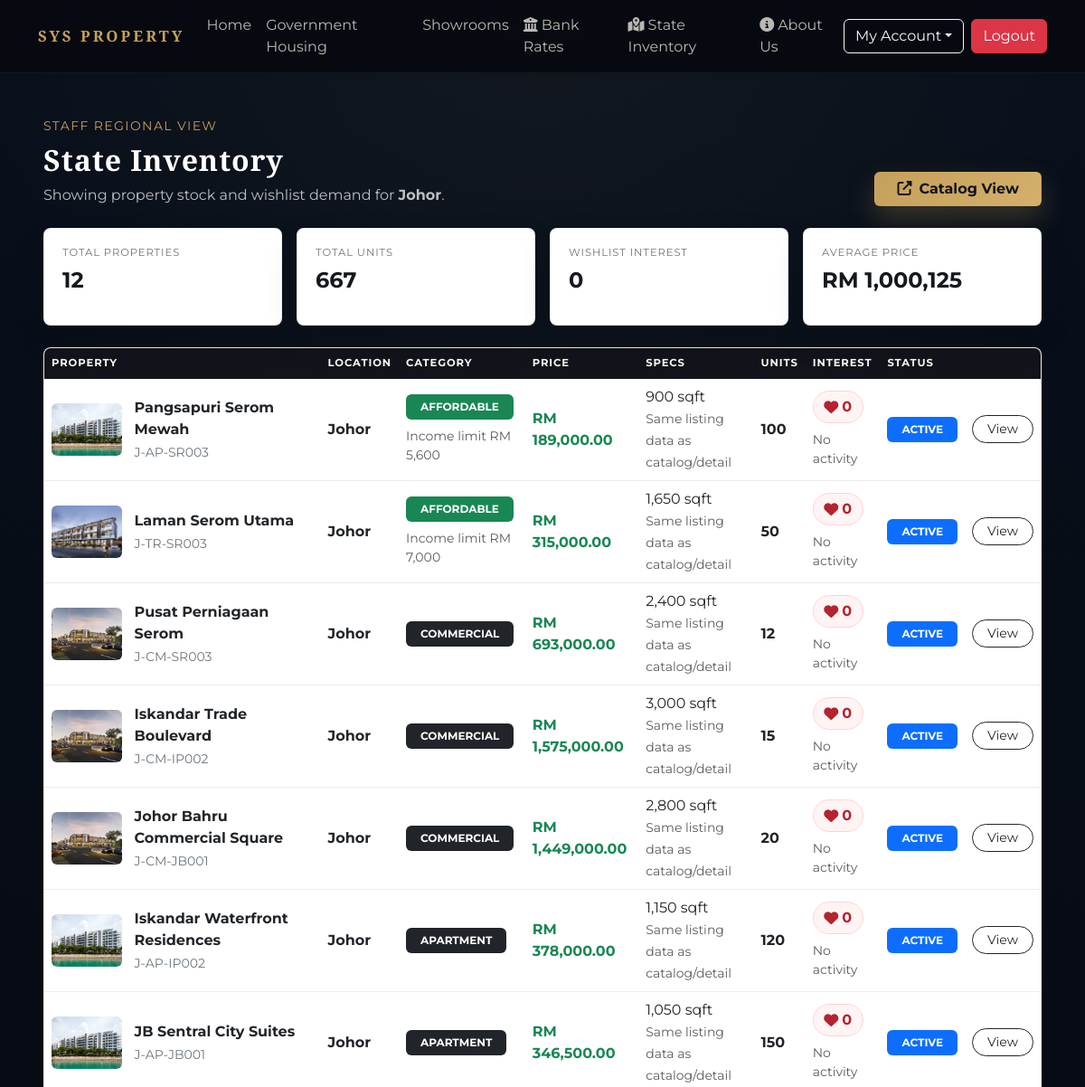
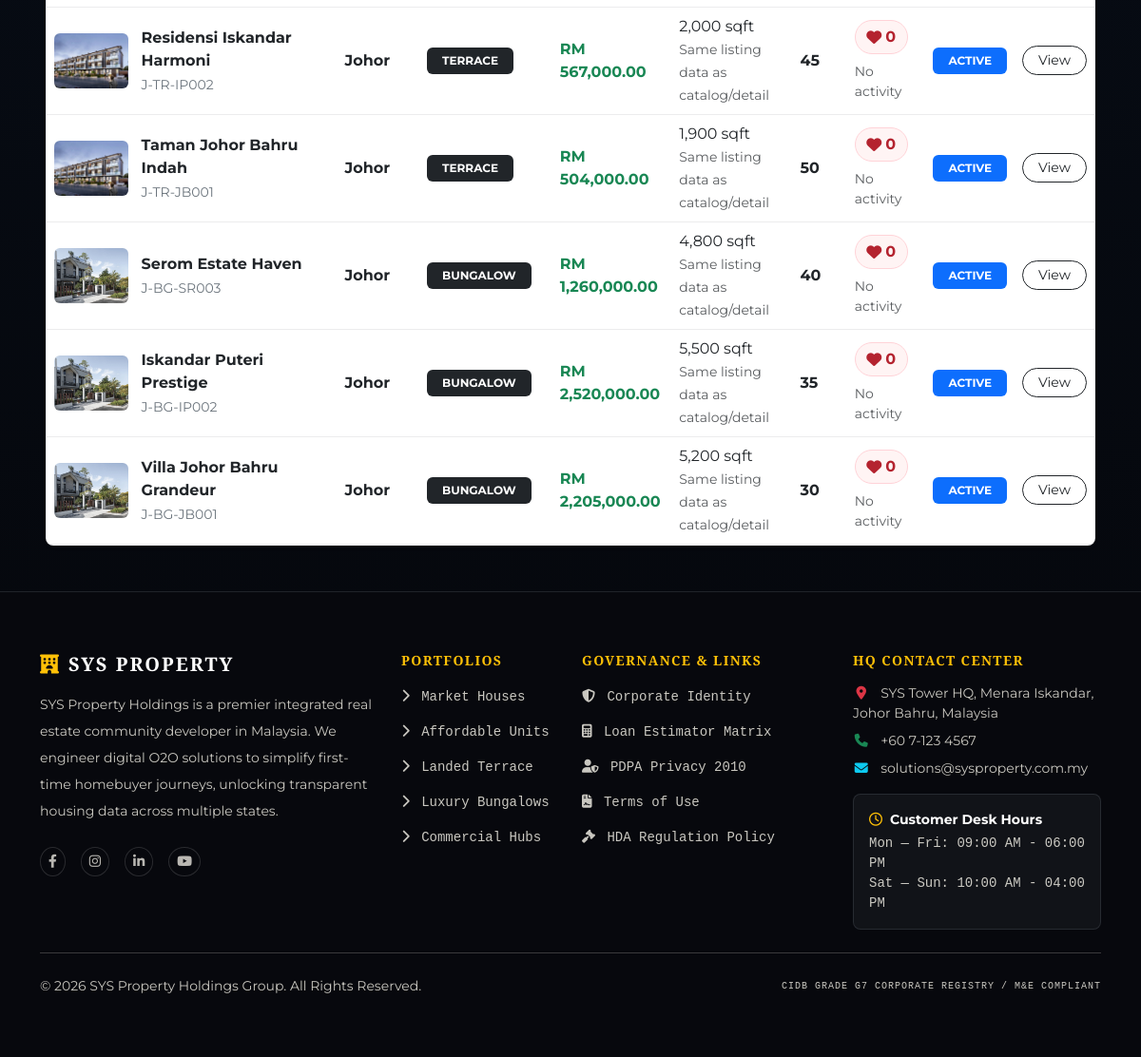
The app's page /staff/state_inventory.php (signed in) with its own data (2 pictures, top to bottom).
### tables this page shows
CREATE TABLE `staff` (
  `staff_id` int(11) NOT NULL,
  `full_name` varchar(255) NOT NULL,
  `phone_number` varchar(20) NOT NULL,
  `assigned_state` varchar(100) NOT NULL,
  `profile_image` varchar(255) DEFAULT NULL
);

CREATE TABLE `properties` (
  `property_id` int(11) NOT NULL,
  `property_code` varchar(20) NOT NULL,
  `project_name` varchar(255) NOT NULL,
  `state` varchar(100) NOT NULL,
  `property_type` enum('AFFORDABLE','TERRACE','BUNGALOW','COMMERCIAL','APARTMENT') NOT NULL,
  `price` decimal(12,2) NOT NULL,
  `total_units` int(11) NOT NULL,
  `built_up_sqft` int(11) NOT NULL,
  `income_limit_rm` decimal(10,2) DEFAULT NULL,
  `status` enum('ACTIVE','SOLD_OUT','ARCHIVED') NOT NULL DEFAULT 'ACTIVE',
  `image_filename` varchar(255) NOT NULL,
  `image_search_keyword` varchar(255) NOT NULL,
  `is_affordable` tinyint(1) NOT NULL DEFAULT 0
);

### includes/property_images.php (called while the page is built, shortened)
<?php
function property_catalog_image_path(array $property, string $url_prefix = '', string $filesystem_prefix = ''): string
{
    $base_url = $url_prefix . 'SYS Property Catalog/';
    $base_path = $filesystem_prefix . 'SYS Property Catalog/';
    $placeholder = $base_url . 'placeholder.jpg';
    $custom_image = trim((string)($property['image_filename'] ?? ''));
    if ($custom_image !== '') {
        $custom_image = ltrim(str_replace('\\', '/', $custom_image), '/');
    }
    $db_type = strtolower(trim((string)($property['property_type'] ?? '')));
    $raw_state = trim((string)($property['state'] ?? ''));
    $state_name = ucwords(strtolower($raw_state));
    $folder = 'Apartment/';
    if ($db_type === 'commercial') {
        $folder = 'Commercial/';
    } elseif ($db_type === 'terrace') {
        $folder = 'Terrace/';
    } elseif ($db_type === 'bungalow') {
        $folder = 'Bungalow/';
    }
    $file_name = ucfirst($db_type) . ' - ' . $state_name;
    foreach (['jpg', 'jpeg', 'png', 'webp'] as $ext) {
        $relative_path = $folder . $file_name . '.' . $ext;
        if (file_exists($base_path . $relative_path)) {
            return $base_url . $relative_path;
        }
    }
    return $placeholder;
}

### staff/state_inventory.php (the view, shortened to what this page needs)
<?php
require_once '../includes/db_connect.php';
require_once '../includes/property_images.php';
$account_id = $_SESSION['account_id'];
$stmt = $conn->prepare("SELECT assigned_state FROM staff WHERE staff_id = ?");
$stmt->bind_param("i", $account_id);
$stmt->execute();
$staff_state = $stmt->get_result()->fetch_assoc()['assigned_state'] ?? '';
include '../includes/header.php';
$properties_result = null;
$summary = [
    'total_properties' => 0,
    'total_units' => 0,
    'total_interest' => 0,
    'avg_price' => 0
];
if ($staff_state !== '') {
    $summary_stmt = $conn->prepare("
        SELECT
            COUNT(p.property_id) AS total_properties,
            COALESCE(SUM(p.total_units), 0) AS total_units,
            COALESCE(SUM(wi.total_interest), 0) AS total_interest,
            COALESCE(AVG(p.price), 0) AS avg_price
        FROM properties p
        LEFT JOIN (
            SELECT property_id, COUNT(*) AS total_interest
            FROM wishlists
            GROUP BY property_id
        ) wi ON p.property_id = wi.property_id
        WHERE p.state = ? AND p.status IN ('ACTIVE', 'AVAILABLE', 'SOLD_OUT')
    ");
    $summary_stmt->bind_param("s", $staff_state);
    $summary_stmt->execute();
    $summary = $summary_stmt->get_result()->fetch_assoc() ?: $summary;
    $query = "
        SELECT
            p.*,
            COALESCE(wi.total_interest, 0) AS total_interest,
            wi.last_interest_at
        FROM properties p
        LEFT JOIN (
            SELECT property_id, COUNT(*) AS total_interest, MAX(created_at) AS last_interest_at
            FROM wishlists
            GROUP BY property_id
        ) wi ON p.property_id = wi.property_id
        WHERE p.state = ? AND p.status IN ('ACTIVE', 'AVAILABLE', 'SOLD_OUT')
        ORDER BY total_interest DESC, p.is_affordable DESC, p.property_id DESC
    ";
    $stmt = $conn->prepare($query);
    $stmt->bind_param("s", $staff_state);
    $stmt->execute();
    $properties_result = $stmt->get_result();
}
?>
<div class="container-fluid px-4 px-lg-5 my-5 state-inventory-page">
    <div class="d-flex flex-column flex-lg-row justify-content-between align-items-lg-end gap-3 mb-4">
        <div>
            <p class="text-uppercase tracking-wider text-gold mb-2 small">Staff Regional View</p>
            <h2 class="fw-bold m-0 text-white">State Inventory</h2>
            <p class="text-light opacity-75 mt-2 mb-0">
                Showing property stock and wishlist demand for
                <strong><?php echo htmlspecialchars($staff_state !== '' ? $staff_state : 'Unassigned Region'); ?></strong>.
            </p>
        </div>
        <a href="../properties.php?filter_state=<?php echo urlencode($staff_state); ?>" class="btn btn-primary fw-bold px-4 <?php echo $staff_state === '' ? 'disabled' : ''; ?>">
            <i class="fas fa-up-right-from-square me-2"></i>Catalog View
        </a>
    </div>
    <?php if ($staff_state === ''): ?>
        <div class="alert alert-warning border-0 shadow-sm p-4">
            <h5 class="fw-bold mb-1">No assigned state found.</h5>
            <p class="mb-0">Please ask an admin to assign a state before using State Inventory.</p>
        </div>
    <?php else: ?>
        <div class="row g-3 mb-4">
            <div class="col-6 col-xl-3">
                <div class="inventory-metric">
                    <span>Total Properties</span>
                    <strong><?php echo number_format((int)$summary['total_properties']); ?></strong>
                </div>
            </div>
            <div class="col-6 col-xl-3">
                <div class="inventory-metric">
                    <span>Total Units</span>
                    <strong><?php echo number_format((int)$summary['total_units']); ?></strong>
                </div>
            </div>
            <div class="col-6 col-xl-3">
                <div class="inventory-metric">
                    <span>Wishlist Interest</span>
                    <strong><?php echo number_format((int)$summary['total_interest']); ?></strong>
                </div>
            </div>
            <div class="col-6 col-xl-3">
                <div class="inventory-metric">
                    <span>Average Price</span>
                    <strong>RM <?php echo number_format((float)$summary['avg_price'], 0); ?></strong>
                </div>
            </div>
        </div>
        <div class="inventory-grid-wrap bg-white text-dark shadow-sm">
            <div class="table-responsive">
                <table class="table align-middle inventory-grid mb-0">
                    <thead>
                        <tr>
                            <th>Property</th>
                            <th>Location</th>
                            <th>Category</th>
                            <th>Price</th>
                            <th>Specs</th>
                            <th>Units</th>
                            <th>Interest</th>
                            <th>Status</th>
                            <th></th>
                        </tr>
                    </thead>
                    <tbody>
                        <?php if ($properties_result && $properties_result->num_rows > 0): ?>
                            <?php while ($prop = $properties_result->fetch_assoc()): ?>
                                <?php
                                $is_affordable = (int)$prop['is_affordable'] === 1;
                                $is_sold_out = trim((string)$prop['status']) === 'SOLD_OUT';
                                $final_img = property_catalog_image_path($prop, '../', '../');
                                ?>
                                <tr>
                                    <td class="property-cell">
                                        <div class="property-cell-inner">
                                            <img src="<?php echo htmlspecialchars($final_img); ?>" alt="<?php echo htmlspecialchars($prop['project_name']); ?>">
                                            <div>
                                                <strong><?php echo htmlspecialchars($prop['project_name']); ?></strong>
                                                <small><?php echo htmlspecialchars($prop['property_code']); ?></small>
                                            </div>
                                        </div>
                                    </td>
                                    <td>
                                        <span class="fw-bold"><?php echo htmlspecialchars($prop['state']); ?></span>
                                    </td>
                                    <td>
                                        <span class="badge <?php echo $is_affordable ? 'bg-success' : 'bg-dark'; ?> px-3 py-2">
                                            <?php echo $is_affordable ? 'AFFORDABLE' : htmlspecialchars($prop['property_type']); ?>
                                        </span>
                                        <?php if ($is_affordable): ?>
                                            <small class="d-block text-muted mt-2">Income limit RM <?php echo number_format((float)($prop['income_limit_rm'] ?? 0), 0); ?></small>
                                        <?php endif; ?>
                                    </td>
                                    <td class="fw-bold text-success">RM <?php echo number_format((float)$prop['price'], 2); ?></td>
                                    <td>
                                        <span class="d-block"><?php echo number_format((int)$prop['built_up_sqft']); ?> sqft</span>
                                        <small class="text-muted">Same listing data as catalog/detail</small>
                                    </td>
                                    <td>
                                        <span class="<?php echo $is_sold_out ? 'text-danger' : 'text-dark'; ?> fw-bold">
                                            <?php echo $is_sold_out ? '0' : number_format((int)$prop['total_units']); ?>
                                        </span>
                                    </td>
                                    <td>
                                        <span class="interest-pill">
                                            <i class="fas fa-heart me-1"></i><?php echo number_format((int)$prop['total_interest']); ?>
                                        </span>
                                        <small class="d-block text-muted mt-2">
                                            <?php echo $prop['last_interest_at'] ? date('d M Y, g:i A', strtotime($prop['last_interest_at'])) : 'No activity'; ?>
                                        </small>
                                    </td>
                                    <td>
                                        <span class="badge <?php echo $is_sold_out ? 'bg-danger' : 'bg-primary'; ?> px-3 py-2">
                                            <?php echo htmlspecialchars($prop['status']); ?>
                                        </span>
                                    </td>
                                    <td class="text-end">
                                        <a href="../property_detail.php?id=<?php echo (int)$prop['property_id']; ?>" class="btn btn-outline-dark btn-sm rounded-pill px-3">
                                            View
                                        </a>
                                    </td>
                                </tr>
                            <?php endwhile; ?>
                        <?php endif; ?>
                    </tbody>
                </table>
            </div>
        </div>
    <?php endif; ?>
</div>
<?php include '../includes/footer.php'; ?>

### records on screen
staff: assigned_state "Johor"
properties: property_type+state (picture), project_name "Pangsapuri Serom Mewah", property_code "J-AP-SR003", state "Johor", is_affordable "AFFORDABLE", income_limit_rm "5,600", price "189,000.00", built_up_sqft "900", total_units "100", total_interest "0", status "ACTIVE"
properties: property_type+state (picture), project_name "Laman Serom Utama", property_code "J-TR-SR003", state "Johor", is_affordable "AFFORDABLE", income_limit_rm "7,000", price "315,000.00", built_up_sqft "1,650", total_units "50", total_interest "0", status "ACTIVE"
properties: property_type+state (picture), project_name "Pusat Perniagaan Serom", property_code "J-CM-SR003", state "Johor", property_type "COMMERCIAL", price "693,000.00", built_up_sqft "2,400", total_units "12", total_interest "0", status "ACTIVE"
properties: property_type+state (picture), project_name "Iskandar Trade Boulevard", property_code "J-CM-IP002", state "Johor", property_type "COMMERCIAL", price "1,575,000.00", built_up_sqft "3,000", total_units "15", total_interest "0", status "ACTIVE"
properties: property_type+state (picture), project_name "Johor Bahru Commercial Square", property_code "J-CM-JB001", state "Johor", property_type "COMMERCIAL", price "1,449,000.00", built_up_sqft "2,800", total_units "20", total_interest "0", status "ACTIVE"
properties: property_type+state (picture), project_name "Iskandar Waterfront Residences", property_code "J-AP-IP002", state "Johor", property_type "APARTMENT", price "378,000.00", built_up_sqft "1,150", total_units "120", total_interest "0", status "ACTIVE"
properties: property_type+state (picture), project_name "JB Sentral City Suites", property_code "J-AP-JB001", state "Johor", property_type "APARTMENT", price "346,500.00", built_up_sqft "1,050", total_units "150", total_interest "0", status "ACTIVE"
properties: property_type+state (picture), project_name "Residensi Iskandar Harmoni", property_code "J-TR-IP002", state "Johor", property_type "TERRACE", price "567,000.00", built_up_sqft "2,000", total_units "45", total_interest "0", status "ACTIVE"
properties: property_type+state (picture), project_name "Taman Johor Bahru Indah", property_code "J-TR-JB001", state "Johor", property_type "TERRACE", price "504,000.00", built_up_sqft "1,900", total_units "50", total_interest "0", status "ACTIVE"
properties: property_type+state (picture), project_name "Serom Estate Haven", property_code "J-BG-SR003", state "Johor", property_type "BUNGALOW", price "1,260,000.00", built_up_sqft "4,800", total_units "40", total_interest "0", status "ACTIVE"
properties: property_type+state (picture), project_name "Iskandar Puteri Prestige", property_code "J-BG-IP002", state "Johor", property_type "BUNGALOW", price "2,520,000.00", built_up_sqft "5,500", total_units "35", total_interest "0", status "ACTIVE"
properties: property_type+state (picture), project_name "Villa Johor Bahru Grandeur", property_code "J-BG-JB001", state "Johor", property_type "BUNGALOW", price "2,205,000.00", built_up_sqft "5,200", total_units "30", total_interest "0", status "ACTIVE"

### other values on screen
$wishlist_text "State Inventory"
$summary['total_properties'] "12"
$summary['total_units'] "667"
$summary['total_interest'] "0"
$summary['avg_price'] "1,000,125"
